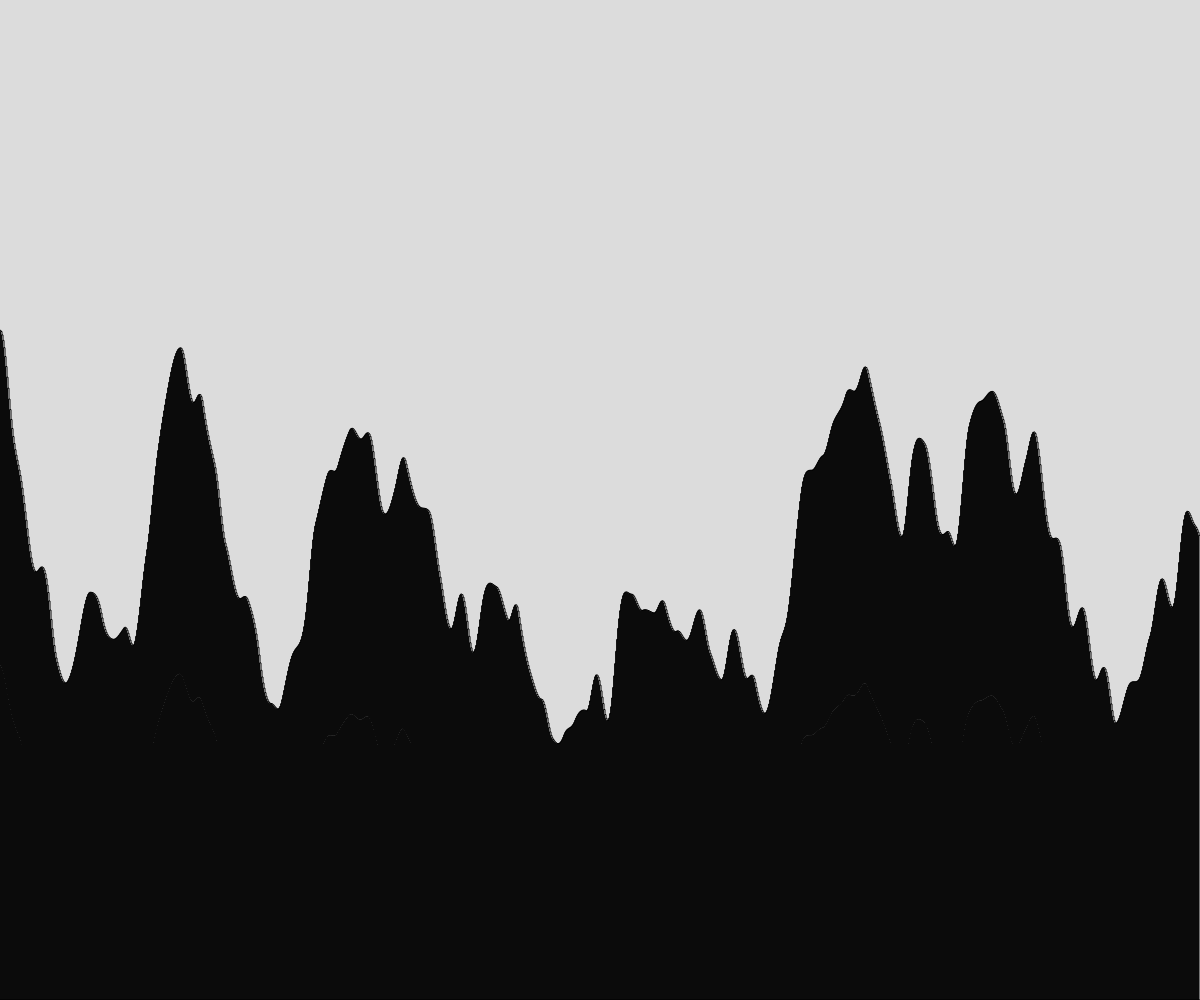
Frame 1 (no input)
Frame 60 (no input): identical to frame 1, image omitted
Frame 120 (the mouse pressed at the canvas centre since frame 60): identical to frame 1, image omitted

The p5.js sketch that drew this single still picture (run headless with seeded random() and noise() and a simulated clock; from frame 60 on, the mouse is pressed at the canvas centre):

// p5.js sketch
// ── sketch.js
// terrain generation 
// object notation and arrays demo
// mar 18th 2024

let terrain =[];
let numberOfRects;
let rectWidth;

function setup() {
  createCanvas(windowWidth, windowHeight);
  numberOfRects = width;
  rectWidth = width/numberOfRects;
  generateTerrain();
}

function draw() {
  background(220);

  for(let someRect of terrain){
    rect(someRect.x, someRect.y, someRect.w, someRect.h);
  }

}

function generateTerrain(){
  let time = 0;
  let dt = 0.0110901;
  for(let x= 0; x < width; x += rectWidth){
    let theHeight = noise(time)*height;
    spawnRectangle(x, theHeight);
    time += dt;
  }
}

function spawnRectangle(leftSide, rectHeight){
  let thisRect = {
    x: leftSide,
    y: height - rectHeight,
    w: rectWidth,
    h: rectHeight,
  };
  terrain.push(thisRect);
}
